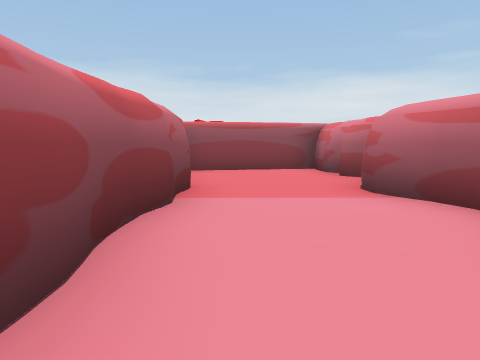
view 1 (above)

24 first-person views from a walk through a scene from a Unity 3-D project. The camera is 1.2 m above the floor, tilts 6° down and sees 70° across. The floor is counted in squares, 2 m on a side. Each view is taken from the middle of a square. On the plan, view 1 faces up. The plan holds only what a view shows up to about 10 squares ahead; the rest is blank. The place goes on beyond the plan. The player is left out.

view 2
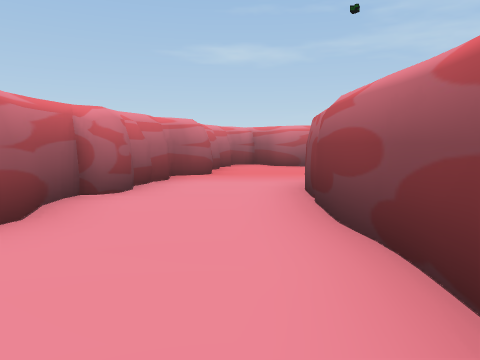

view 3
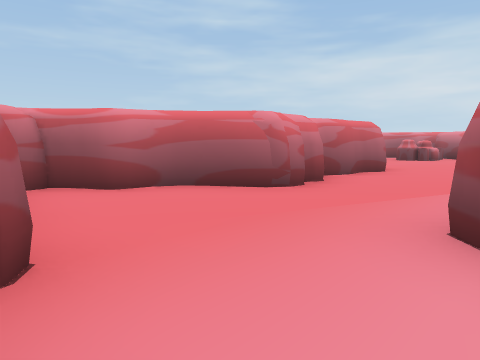

view 4
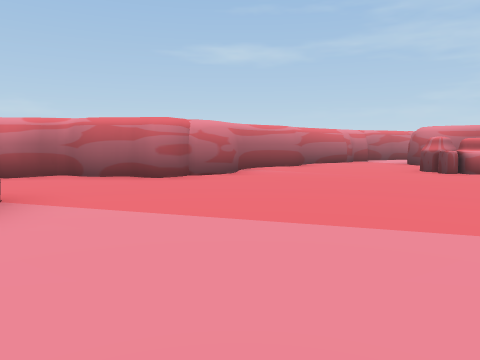

view 5
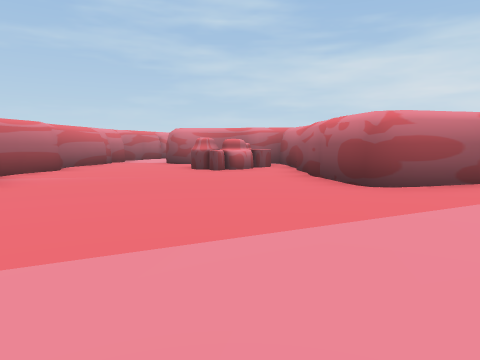

view 6
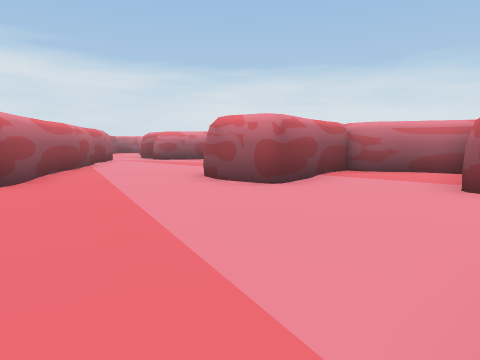

view 7
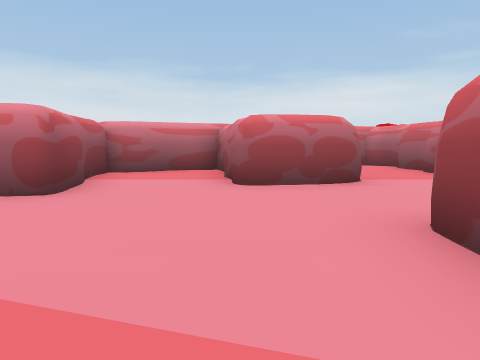

view 8
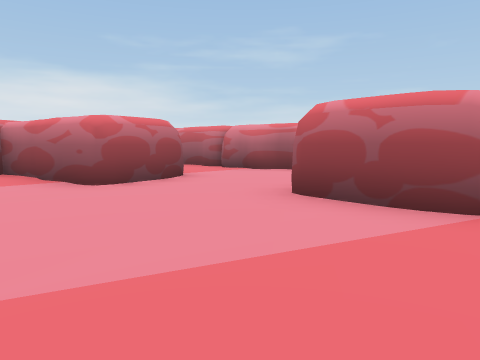

view 9
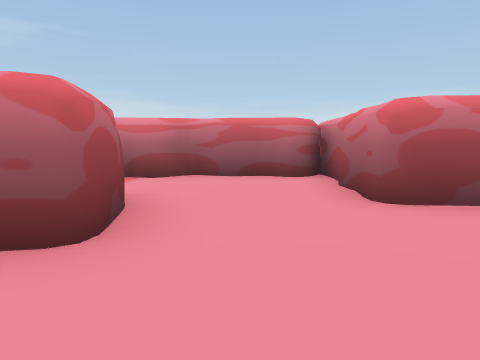

view 10
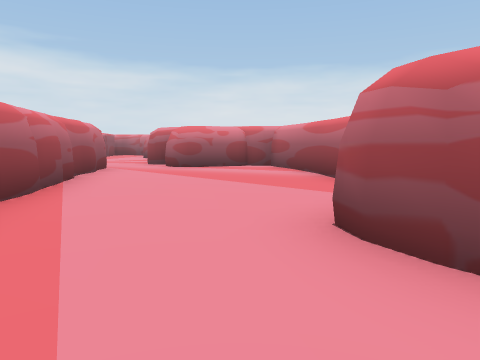

view 11
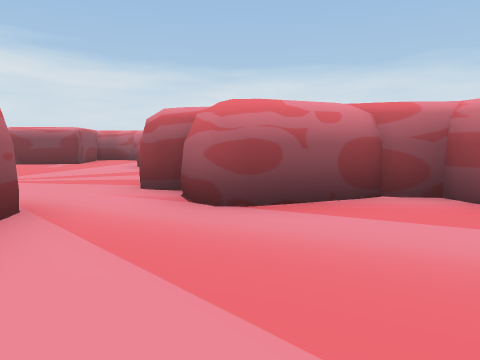

view 12
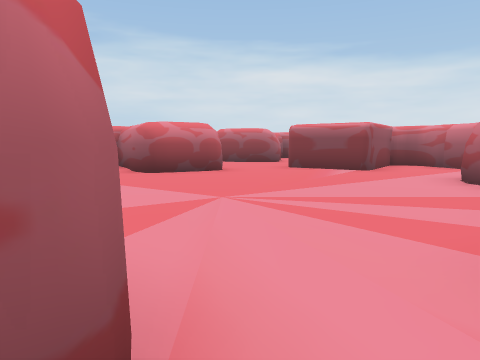

view 13
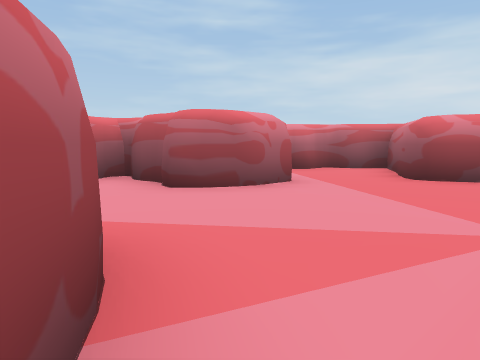

view 14
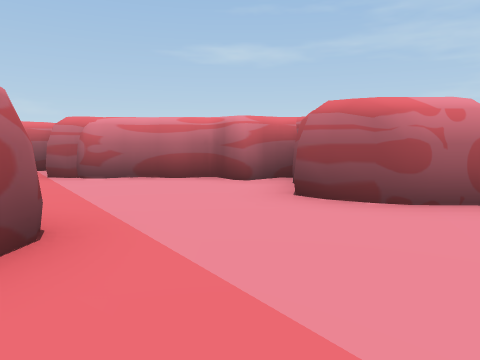

view 15
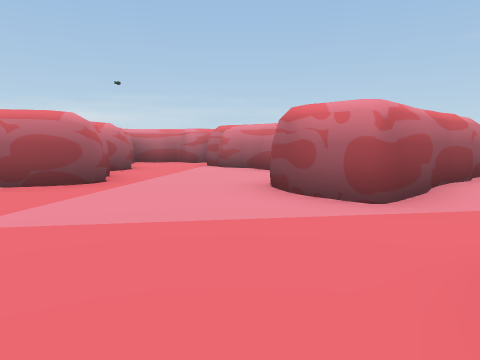

view 16
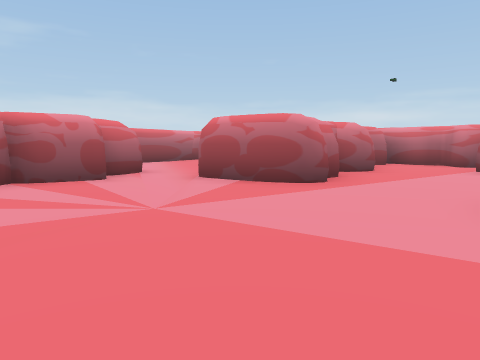

view 17
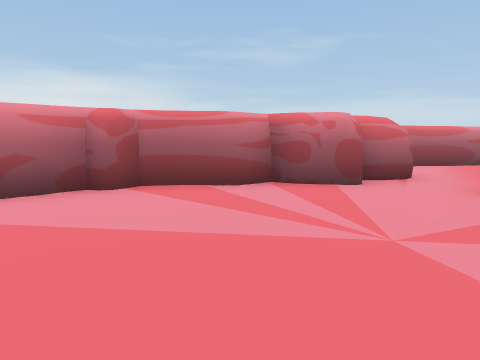

view 18
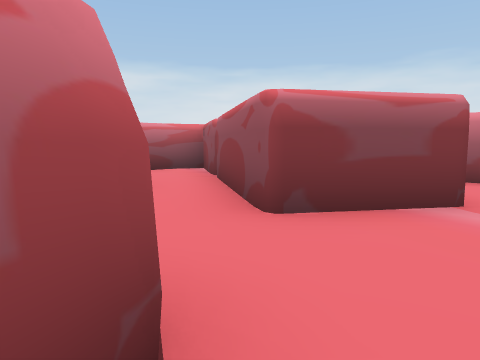

view 19
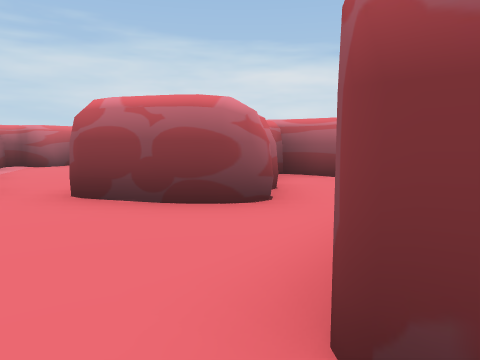

view 20
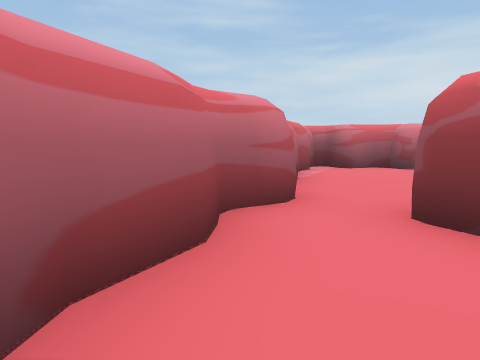

view 21
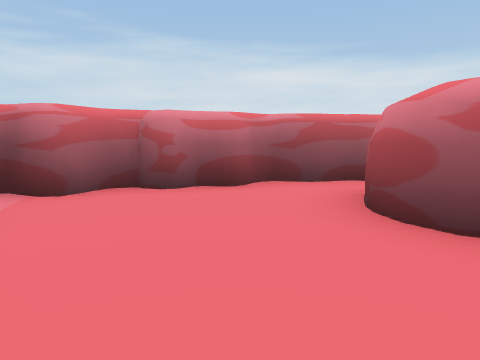

view 22
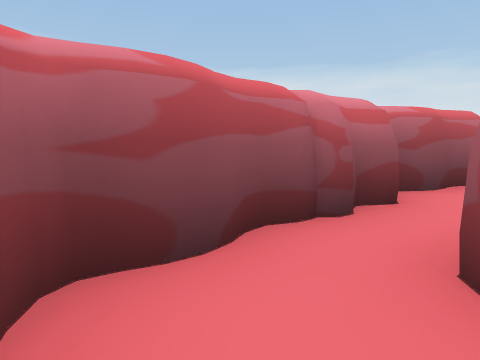

view 23
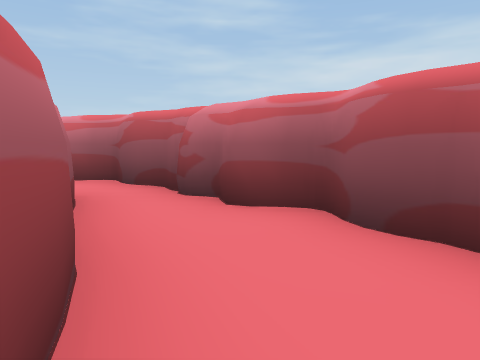

view 24
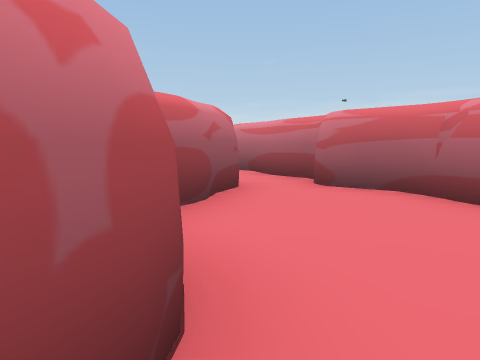

### Floor plan
Key: @ floor where view 1 was taken; # wall or solid block; . floor; ^ raised ledge.
Columns run from 37 left of view 1 to 3 right of it. Each row starts with its distance up from view 1.
  8 ##.. #####...####   ###          #####.#
  7 #..###..####....### #.###        .# ...##
  6 #..##....##.......###...## ####  .#  ...#
  5 #.### ##.................###..# ..###..##
  4 #.######.................. #..###.###..##
  3 #.........##......##...... #..##...##...#
  2 ##.......###......####....##.......##..
  1  #.....####.........###............##..#
  0  ##..### ##...##....# ##........#####@.#
 -1   ####    ## .##......####......#  ##..#
 -2              .####.#..####.............#
 -3              .#  ###.####.............##
 -4              .#     ####.........##...#
 -5                       #^#.....######..#
 -6                       # #....##    ####
 -7                       #.....##
 -8                       ###...#
 -9                           ###

Positions as (right, up) in squares from view 1, and headings:
1: (0, 0), facing up
2: (0, 4), facing down
3: (1, -1), facing down-left
4: (-8, 2), facing down
5: (-7, 1), facing down-left
6: (-6, -2), facing up-left
7: (-7, -2), facing up
8: (-9, -2), facing up-right
9: (-9, 2), facing right
10: (-10, 0), facing up-left
11: (-15, 3), facing up-left
12: (-18, 4), facing left
13: (-19, 4), facing down-left
14: (-21, 4), facing down
15: (-25, 4), facing down-right
16: (-25, 3), facing right
17: (-24, 3), facing up-right
18: (-25, 3), facing up-left
19: (-26, 5), facing left
20: (-27, 4), facing down-left
21: (-31, 2), facing left
22: (-35, 2), facing up-left
23: (-34, 8), facing down-left
24: (-35, 3), facing right
